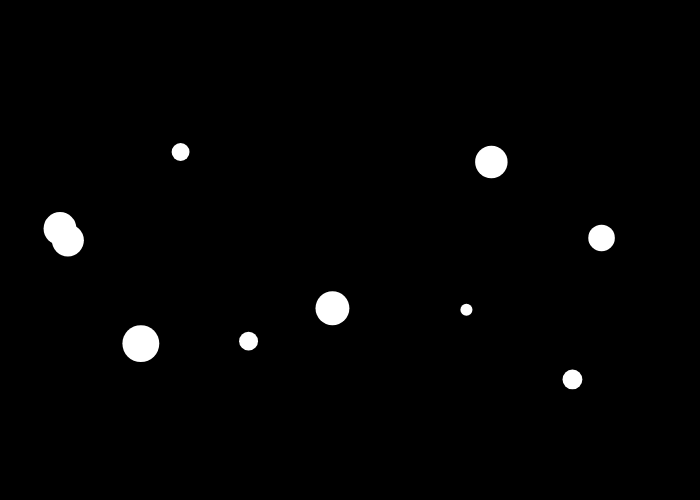
Frame 1 (no input)
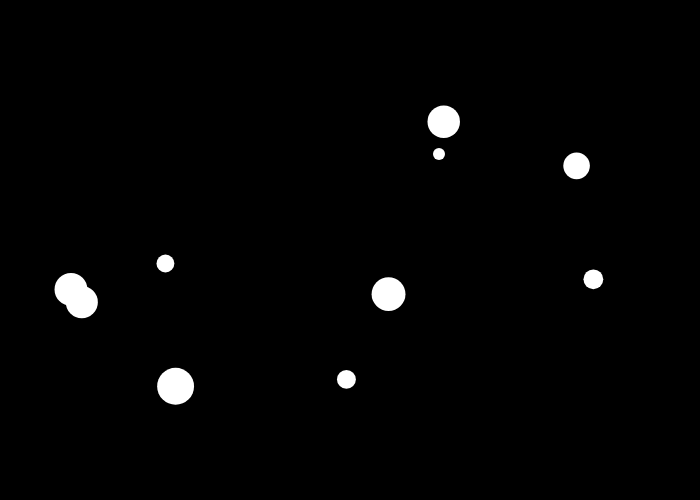
Frame 60 (no input)
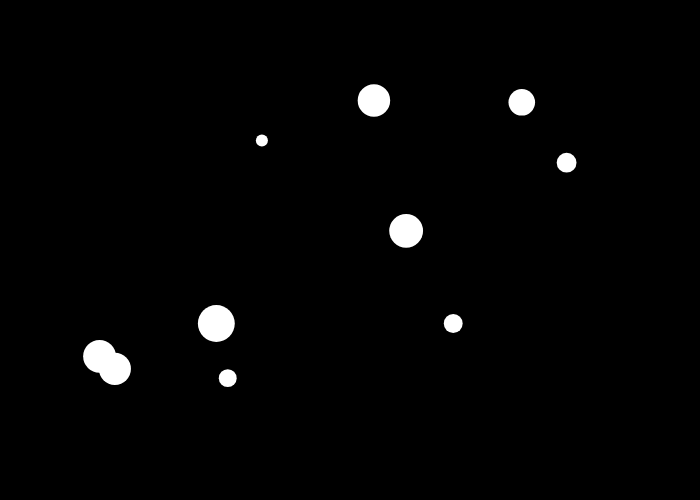
Frame 120 (the mouse pressed at the canvas centre since frame 60)

The p5.js sketch that drew these frames (run headless with seeded random() and noise() and a simulated clock; from frame 60 on, the mouse is pressed at the canvas centre):

// p5.js sketch
// ── sketch.js
let waterbubbles = [];

function setup() {
  createCanvas(700, 500);
  background(0);

  for (let i = 0; i < 10; i++) {
    let x = random(20, width - 20);
    let y = random(100, height - 100);
    let rad = random(5, 20);
    waterbubbles.push(new Waterbubble(x, y, rad));
  }
}

function draw() {
  background(0);

  for (let i = 0; i < waterbubbles.length; i++) {
    let w = waterbubbles[i];
    let centerPos = createVector(width / 2, height / 2);
    let vector = p5.Vector.sub(centerPos, w.pos);
    vector.normalize();
    vector.mult(0.1);
    vector.rotate(radians(80));
    w.applyForce(vector);

    w.vel.mult(0.9); // slow down a bit
    w.checkBoundaries();
    w.update();
    w.display();
  }
}

///// CLASS /////

class Waterbubble {
  constructor(x, y, rad) {
    this.pos = createVector(x, y);
    this.vel = createVector(0, 0);
    this.acc = createVector(0, 0);
    this.rad = rad;
    this.mass = rad * 0.05; // MASS!
  }
  applyForce(f) {
    if (this.mass > 0) {
      let force = p5.Vector.div(f, this.mass);
      this.acc.add(force);
    }
  }
  update() {
    this.vel.add(this.acc);
    this.pos.add(this.vel);
    this.acc.mult(0);
  }
  checkBoundaries() {
    // x
    if (this.pos.x < 20) {
      this.pos.x = 20;
      this.vel.x = -this.vel.x;
    } else if (this.pos.x > width - 20) {
      this.pos.x = width - 20;
      this.vel.x = -this.vel.x;
    }
    // y
    if (this.pos.y < 100) {
      this.pos.y = 100;
      this.vel.y = -this.vel.y;
    } else if (this.pos.y > height - 100) {
      this.pos.y = height - 200;
      this.vel.y = -this.vel.y;
    }
  }
  display() {
    push();
    translate(this.pos.x, this.pos.y);
    noStroke();
    fill(255);
    circle(0, 0, this.rad * 2);
    pop();
  }
}
